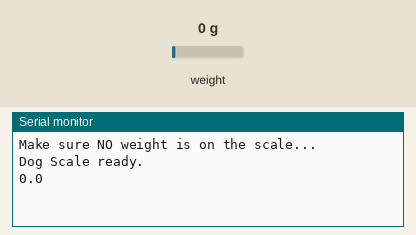
Simulated run of this sketch. Board: Arduino Uno, built with avr-gcc and run on an emulated ATmega328P. On the bench: the last lines printed to the serial monitor. Inputs (shaded band) come from the test bench; at power-on: weight on the scale 0 g.

Above: at 4.7 s.
4.8 s: weight on the scale set to 100 g
At 6.1 s:
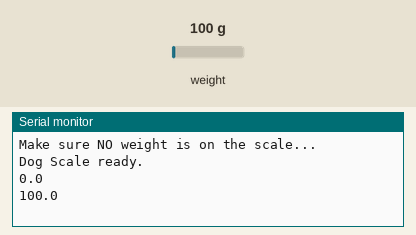
6.3 s: weight on the scale set to 1250 g
At 6.9 s:
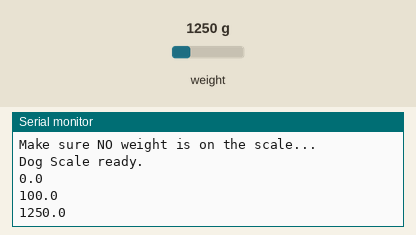
Timing chart, 0 to 9.3 s (numbered marks = the images above; inputs shaded):
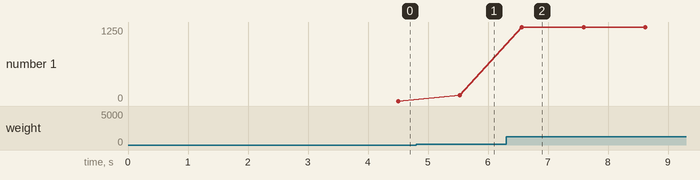

Measured:
- after the input at 4.8 s, the serial monitor: prints a new line after 0.73 s (image 1)
- after the input at 6.3 s, the serial monitor: prints a new line after 0.26 s (image 2)
- plotted number 1: 0 → 100 after the input at 4.8 s, 100 → 1250 after the input at 6.3 s

The sketch:

arduino-slave-Loadcell-dog.ino
```cpp
#include "HX711.h"

#define DT 2
#define SCK 3

HX711 scale;

float calibration_factor = 411936.0;

void setup() {
  Serial.begin(9600);
  scale.begin(DT, SCK);

  scale.set_scale(calibration_factor);

  delay(1000);
  Serial.println("Make sure NO weight is on the scale...");
  delay(1500);

  scale.tare();

  Serial.println("Dog Scale ready.");
}

void loop() {

  float weightKg = scale.get_units(10);

  if (weightKg < 0) weightKg = 0;

  float weightGrams = weightKg * 1000.0;

  // CLEAN NUMERIC OUTPUT (important)
  Serial.println(weightGrams, 1);

  delay(30);
}
```
